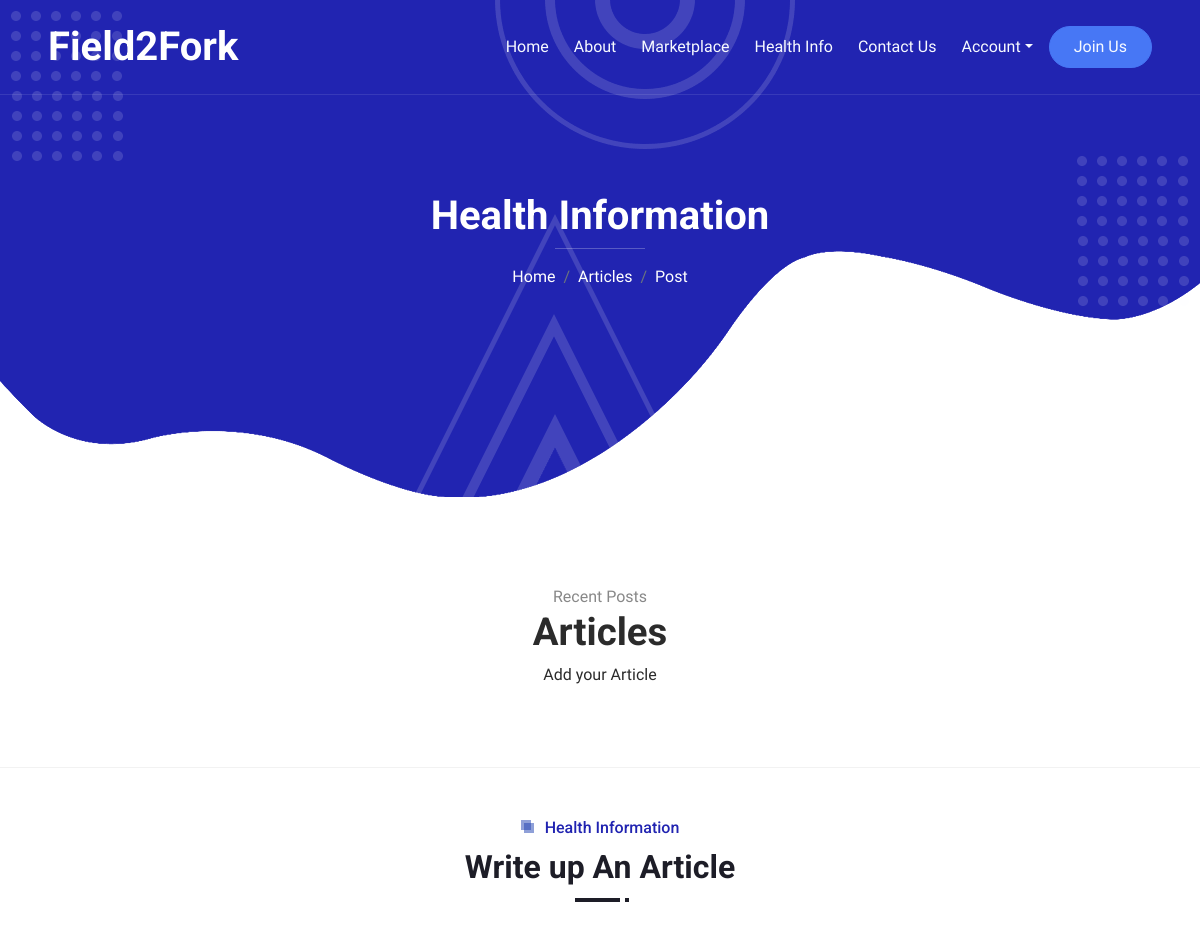
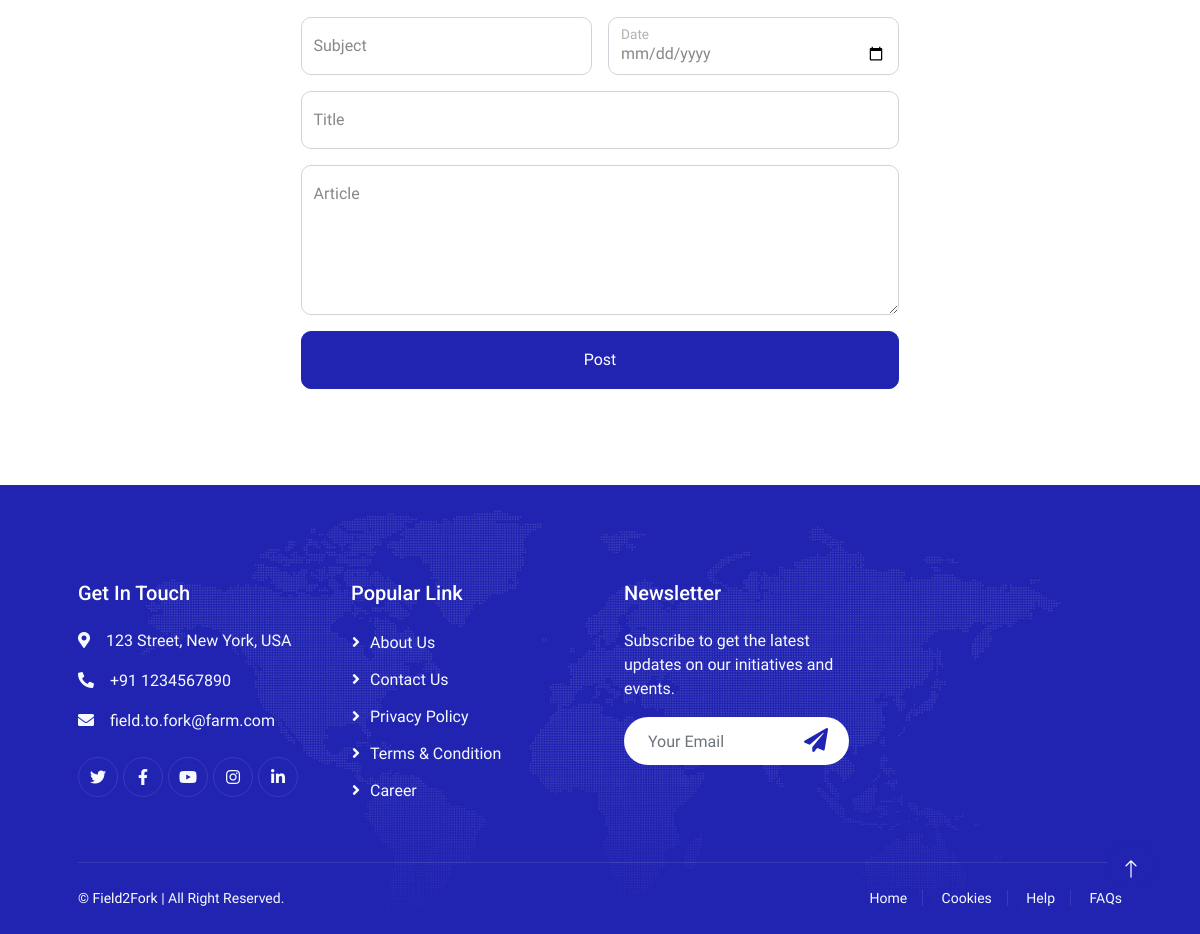
Page /healthinfo/ on the earlier database version (2 pictures, top to bottom).
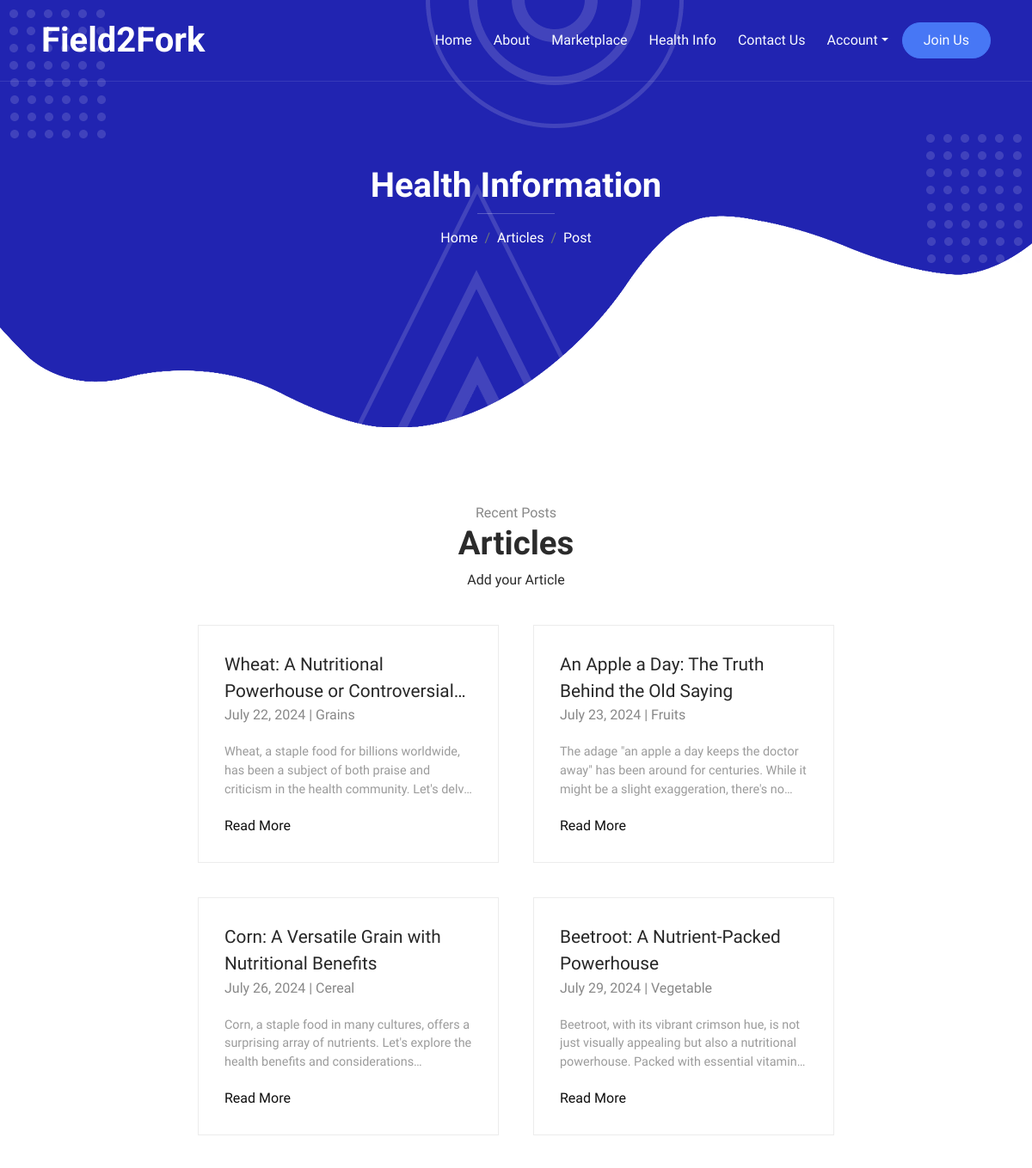
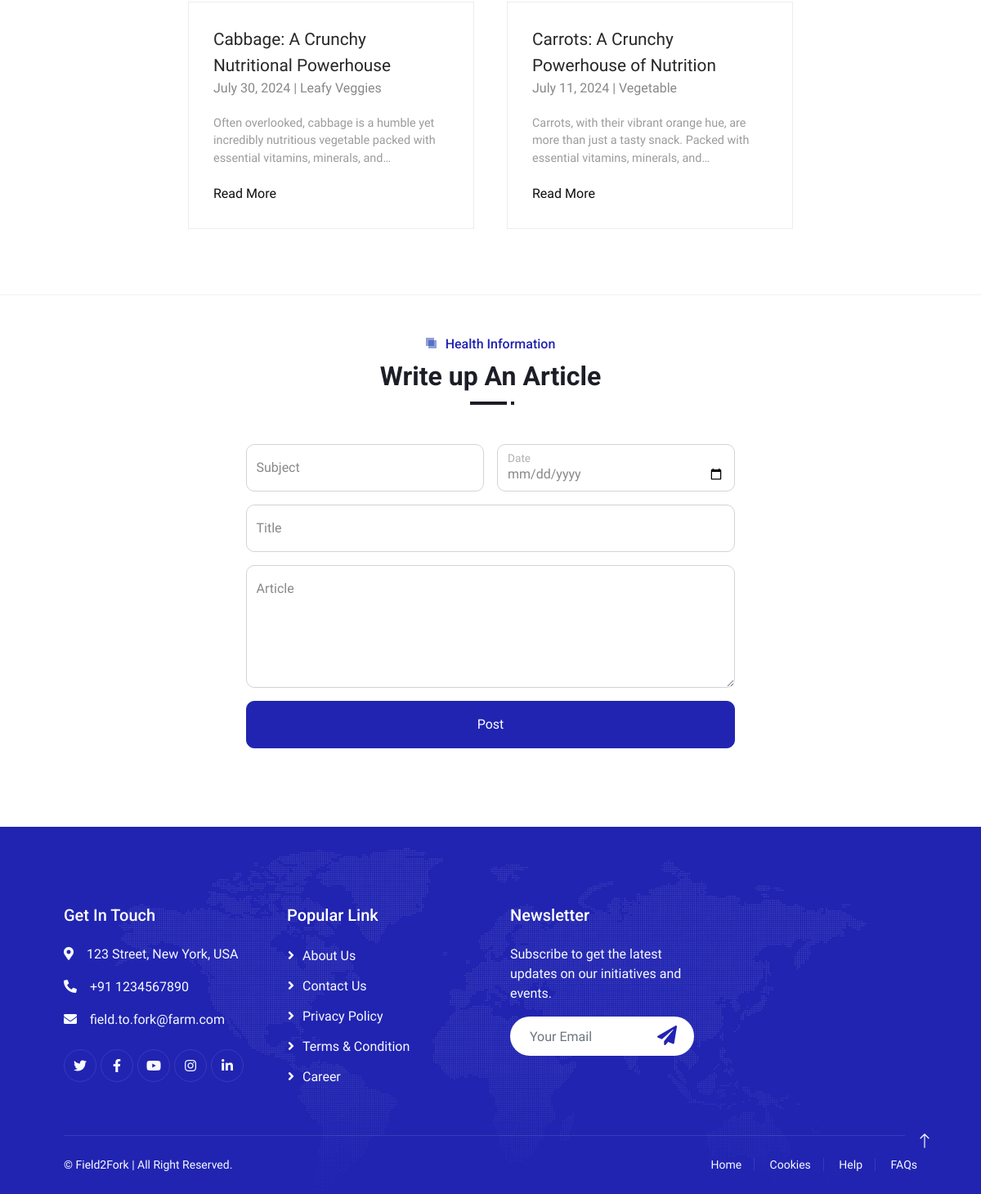
Same page on the later database version (2 pictures, top to bottom).
### healthinfo/models.py (models this page shows, shortened)
class Article(models.Model):
    subject=models.CharField(max_length=25)
    title=models.CharField(max_length=50)
    date=models.DateField()
    article=models.TextField()

### healthinfo/views.py (the view)
# urls.py: path('',views.add_blog,name='addblog'),
def add_blog(request):
    blogs=Article.objects.all()
    dict={
        'articlesdata':blogs
    }
    return render(request,'temp_healthinfo/add_blog.html',context=dict)

### templates/temp_healthinfo/add_blog.html (shortened to what the changed rows need)
{% extends 'temp_homepage/base.html' %}
{% block body_block %}
{% load static %}
    <div class="container-xxl py-5 bg-primary hero-header mb-5">
        <div class="container my-5 py-5 px-lg-5">
            <div class="row g-5 py-5">
                <div class="col-12 text-center">
                    <h1 class="text-white animated zoomIn">Health Information</h1>
                </div>
            </div>
        </div>
    </div>
    <section id="blog">
        <div class="blog-container">
            {% for article in articlesdata %}
            <div class="blog-box">
                <div class="blog-text">
                    <a href="{% url 'getarticle' article.pk %}" class="blog-title">{{ article.title}}</a>
                    <span>{{ article.date}}  |  {{ article.subject }}</span>
                    <p>{{ article.article }}</p>
                    <a href="{% url 'getarticle' article.pk %}">Read More</a>
                </div>
            </div>
            {% endfor %}
        </div>
    </section>
    <div class="container-xxl py-5" id="add">
        <div class="container px-lg-5">
            <div class="row justify-content-center">
                <div class="col-lg-7">
                    <div class="section-title position-relative text-center mb-5 pb-2 wow fadeInUp" data-wow-delay="0.1s">
                        <h2 class="mt-2">Write up An Article</h2>
                    </div>
                </div>
            </div>
        </div>
    </div>
{% endblock %}

Differences in the rows shown:
added Article: title "Wheat: A Nutritional Powerhouse or…", date "July 22, 2024", subject "Grains", article "Wheat, a staple food for billions worldwide, has been a subject of both praise and criticism in the health community. Let's…"
added Article: title "An Apple a Day: The Truth Behind the Old Saying", date "July 23, 2024", subject "Fruits", article "The adage \"an apple a day keeps the doctor away\" has been around for centuries. While it might be a slight exaggeration, there's…"
added Article: title "Corn: A Versatile Grain with Nutritional Benefits", date "July 26, 2024", subject "Cereal", article "Corn, a staple food in many cultures, offers a surprising array of nutrients. Let's explore the health benefits and…"
added Article: title "Beetroot: A Nutrient-Packed Powerhouse", date "July 29, 2024", subject "Vegetable", article "Beetroot, with its vibrant crimson hue, is not just visually appealing but also a nutritional powerhouse. Packed with essential…"
added Article: title "Cabbage: A Crunchy Nutritional Powerhouse", date "July 30, 2024", subject "Leafy Veggies", article "Often overlooked, cabbage is a humble yet incredibly nutritious vegetable packed with essential vitamins, minerals,…"
added Article: title "Carrots: A Crunchy Powerhouse of Nutrition", date "July 11, 2024", subject "Vegetable", article "Carrots, with their vibrant orange hue, are more than just a tasty snack. Packed with essential vitamins, minerals,…"
